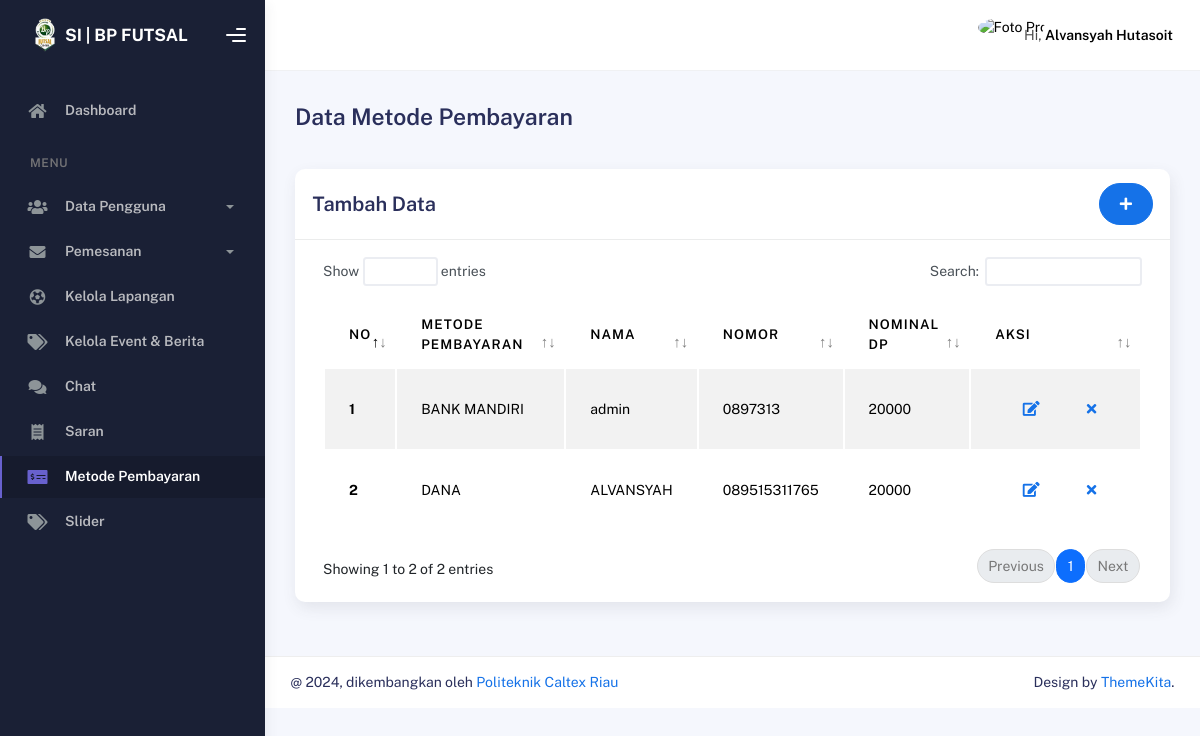
/admin/metode.php (signed in), run on the app's committed database.
### tables this page shows
CREATE TABLE `metode_pembayaran` (
  `id_metode_bayar` int(11) NOT NULL,
  `nama` varchar(255) NOT NULL,
  `metode` varchar(255) NOT NULL,
  `nomor` varchar(255) NOT NULL,
  `nominal_dp` int(11) NOT NULL
);

### functions.php (called while the page is built, shortened)
<?php
$conn = mysqli_connect("localhost", "root", "", "dbfutsal1");
function query($query)
{
  global $conn;
  $result = mysqli_query($conn, $query);
  $rows = [];
  while ($row = mysqli_fetch_assoc($result)) {
      $rows[] = $row;
  }
  return $rows;
}

### admin/metode.php (the view, shortened to what this page needs)
<?php
require "../functions.php";
$metode = query("SELECT * FROM metode_pembayaran");
?>
<!DOCTYPE html>
<html lang="en">
<head>
    <link rel="stylesheet" href="assets/css/bootstrap.min.css" />
    <link rel="stylesheet" href="assets/css/plugins.min.css" />
    <link rel="stylesheet" href="assets/css/kaiadmin.min.css" />
    <link rel="stylesheet" href="assets/css/demo.css" />
</head>
<body>
    <div class="wrapper">
        <div class="sidebar" data-background-color="dark">
            <div class="sidebar-logo">
                <div class="logo-header" data-background-color="dark">
                    <a href="beranda.php" class="logo" style="color: #ffffff; font-weight:bold;">
                        <img src="../img/logo-bpfutsalcenter.png" alt="navbar brand" class="navbar-brand"
                            height="40" />
                        SI | BP FUTSAL
                    </a>
                    <div class="nav-toggle">
                        <button class="btn btn-toggle toggle-sidebar">
                            <i class="gg-menu-right"></i>
                        </button>
                    </div>
                </div>
            </div>
            <div class="sidebar-wrapper scrollbar scrollbar-inner">
                <div class="sidebar-content">
                    <ul class="nav nav-secondary">
                        <li class="nav-item">
                            <a href="beranda.php" class="collapsed" aria-expanded="false">
                                <i class="fas fa-home"></i>
                                <p>Dashboard</p>
                            </a>
                        </li>
                        <li class="nav-section">
                            <h4 class="text-section">MENU</h4>
                        </li>
                        <li class="nav-item">
                            <a data-bs-toggle="collapse" href="#pengguna">
                                <i class="fas fa-users"></i>
                                <p>Data Pengguna</p>
                                <span class="caret"></span>
                            </a>
                        </li>
                        <li class="nav-item">
                            <a data-bs-toggle="collapse" href="#pesan">
                                <i class="fas fa-envelope"></i>
                                <p>Pemesanan</p>
                                <span class="caret"></span>
                            </a>
                        </li>
                        <li class="nav-item">
                            <a href="lapangan.php">
                                <i class="fas fa-futbol"></i>
                                <p>Kelola Lapangan</p>
                            </a>
                        </li>
                        <li class="nav-item">
                            <a href="event.php">
                                <i class="fas fa-tags"></i>
                                <p>Kelola Event & Berita</p>
                            </a>
                        </li>
                        <li class="nav-item">
                            <a href="chat.php">
                                <i class="fas fa-comments"></i>
                                <p>Chat</p>
                            </a>
                        </li>
                        <li class="nav-item">
                            <a href="saran.php">
                                <i class="fas fa-receipt"></i>
                                <p>Saran</p>
                            </a>
                        </li>
                        <li class="nav-item active">
                            <a href="metode.php">
                                <i class="fas fa-money-check-alt"></i>
                                <p>Metode Pembayaran</p>
                            </a>
                        </li>
                        <li class="nav-item">
                            <a href="slider.php">
                                <i class="fas fa-tags"></i>
                                <p>Slider</p>
                            </a>
                        </li>
                    </ul>
                </div>
            </div>
        </div>
        <div class="main-panel">
            <div class="main-header">
                <nav class="navbar navbar-header navbar-header-transparent navbar-expand-lg border-bottom">
                    <div class="container-fluid">
                        <ul class="navbar-nav topbar-nav ms-md-auto align-items-center">
                            <li class="nav-item topbar-user dropdown hidden-caret">
                                <a class="dropdown-toggle profile-pic" data-bs-toggle="dropdown" href="#"
                                    aria-expanded="false">
                                    <div class="avatar-sm">
                                        <img src="../img/<?= $_SESSION['foto']; ?>" alt="Foto Profil"
                                            class="avatar-img rounded-circle" />
                                    </div>
                                    <span class="profile-username">
                                        <span class="op-7">Hi,</span>
                                        <span class="fw-bold"><?= $_SESSION["nama"]; ?></span>
                                    </span>
                                </a>
                            </li>
                        </ul>
                    </div>
                </nav>
            </div>
            <div class="container">
                <div class="page-inner">
                    <div class="d-flex align-items-left align-items-md-center flex-column flex-md-row pt-2 pb-4">
                        <div>
                            <h3 class="fw-bold mb-3">Data Metode Pembayaran</h3>
                        </div>
                    </div>
                    <div class="row">
                        <div class="col-md-12">
                            <div class="card">
                                <div class="card-header">
                                    <div class="d-flex align-items-center">
                                        <h4 class="card-title">Tambah Data</h4>
                                        <button class="btn btn-primary btn-round ms-auto" data-bs-toggle="modal"
                                            data-bs-target="#addRowModal">
                                            <i class="fa fa-plus"></i>
                                        </button>
                                    </div>
                                </div>
                                <div class="card-body">
                                    <div class="table-responsive">
                                        <table id="add-row" class="display table table-striped table-hover">
                                            <thead>
                                                <tr>
                                                    <th>No</th>
                                                    <th>Metode Pembayaran</th>
                                                    <th>Nama</th>
                                                    <th>Nomor</th>
                                                    <th>Nominal DP</th>
                                                    <th style="width: 10%">Aksi</th>
                                                </tr>
                                            </thead>
                                            <tbody>
                                                <?php $i = 1; ?>
                                                <?php foreach ($metode as $row) : ?>
                                                    <tr>
                                                        <th scope="row"><?= $i++; ?></th>
                                                        <td><?= $row["metode"]; ?></td>
                                                        <td><?= $row["nama"]; ?></td>
                                                        <td><?= $row["nomor"]; ?></td>
                                                        <td><?= $row["nominal_dp"]; ?></td>
                                                        <td>
                                                            <div class="form-button-action">
                                                                <button type="button" data-bs-toggle="modal"
                                                                    data-bs-target="#editModal<?= $row["id_metode_bayar"]; ?>"
                                                                    title="" class="btn btn-link btn-primary btn-lg"
                                                                    data-original-title="Edit Task">
                                                                    <i class="fa fa-edit"></i>
                                                                </button>
                                                                <button type="button" title=""
                                                                    class="btn btn-link btn-danger">
                                                                    <a
                                                                        href="./controller/hapusMetode.php?id=<?= $row["id_metode_bayar"]; ?>"><i
                                                                            class="fa fa-times"></i></a>
                                                                </button>
                                                            </div>
                                                        </td>
                                                    </tr>
                                                <?php endforeach; ?>
                                            </tbody>
                                        </table>
                                    </div>
                                </div>
                            </div>
                        </div>
                    </div>
                </div>
                <footer class="footer">
                    <div class="container-fluid d-flex justify-content-between">
                        <div class="copyright">
                        @ 2024, dikembangkan oleh
                        <a href="https://pcr.ac.id/">Politeknik Caltex Riau</a>
                        </div>
                        <div>
                        Design by
                        <a target="_blank" href="https://www.themekita.com/demo-kaiadmin-lite-bootstrap-dashboard/livepreview/demo1/">ThemeKita</a>.
                        </div>
                    </div>
                </footer>
            </div>
        </div>
</body>
</html>

### data on the page
metode_pembayaran: metode "BANK MANDIRI", nama "admin", nomor "0897313", nominal_dp "20000"
metode_pembayaran: metode "DANA", nama "ALVANSYAH", nomor "089515311765", nominal_dp "20000"

### other printed values
$_SESSION["nama"] "Alvansyah Hutasoit"
